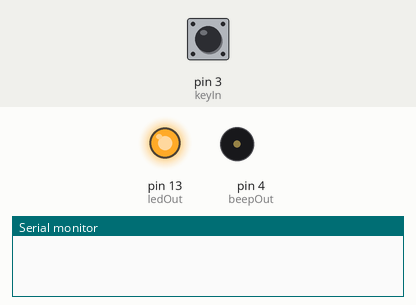
Simulated run of this sketch. Board: Arduino Uno, built with avr-gcc and run on an emulated ATmega328P. On the bench: output pins drawn as LEDs (lit = HIGH), buzzer (waves = sounding, pin HIGH), the last lines printed to the serial monitor. Dashed ring = blinking. The test bench sets the inputs (shaded band); at power-on: pin 3 (keyIn) HIGH.

Above: at 0.1 s.
At 2.2 s:
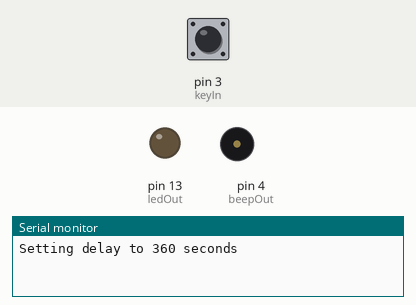
2.3 s: pin 3 (keyIn) pulled LOW for 1 s
At 3.42 s:
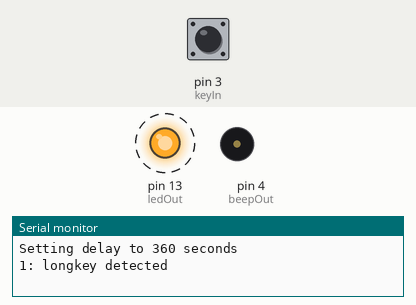
6.9 s: pin 3 (keyIn) pulled LOW for 3.2 s
Timing chart, 0 to 11.9 s (numbered marks = the images above; inputs shaded):
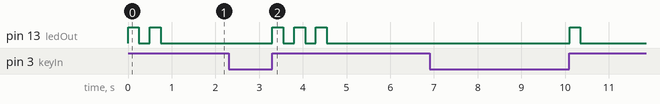

The sketch:

keepawake.ino
```cpp
// Keepawake. A 'deadmans' function sounding an alarm if a button is not pressed in due time.
// Configurations:
//   Digital out for beeper.
//   Digital out for LED
//   Digital in for push button,
//   In delayTable configure valid mode pairs (max duration between button pushes - and the number of flashes to indicate mode)

// Usage: A short press on button resets timer (prevents/stops beeper)
//        A long press on button shifts to next 'duration'. LED flashes indicates mode


// Todo: Maybe LED should be lit to indicate power on

enum tKeyMode {
  KEY_NONE,
  KEY_SHORT,
  KEY_LONG,
};


static const int beepOut=4; // Connect beeper to this digital port
static const int ledOut=13;   // Connect anode LED to this port. Catode to GND
static const int keyIn=3;    // Connect a pushbutton between this port and GND
static const unsigned long blinkPeriod = 10 * 1000; // Time between warn blink

static unsigned long sleepTime;
static unsigned long t_lastKick;
static unsigned long t_lastBlink;
static int modeIdx;

const struct {
  unsigned long delay; // In seconds
  unsigned int flashes;
} delayTable[] = {
  {3*60, 1},
  {6*60, 2},
  {9*60, 3},
  {0,0}
};

void setup() {
  // put your setup code here, to run once:
  Serial.begin(115200);
  while (!Serial) {
    ; // wait for serial port to connect. Needed for native USB port only
  }

  pinMode(ledOut, OUTPUT);
  pinMode(beepOut, OUTPUT);
  pinMode(keyIn, INPUT_PULLUP);
  t_lastKick = millis();
  t_lastBlink = t_lastKick;
  modeIdx=0;
  modeNext();
}


enum tKeyMode detectKeyPress(int dbg) {
  if (digitalRead(keyIn) == HIGH) {
    return KEY_NONE;
  } else {
    unsigned long t_now = millis();
    waitKeyRelease();
    if (millis() - t_now < 500) {
      Serial.print(dbg);
      Serial.println(": shortkey detected");
      return KEY_SHORT;
    } else {
      Serial.print(dbg);
      Serial.println(": longkey detected");
      return KEY_LONG;
    }
  }
}

void waitKeyRelease() {
  while (digitalRead(keyIn) == LOW) {}
}

void handleRun(tKeyMode key)
{
  static bool outHigh = false;
  unsigned long t_now = millis();
  if (key == KEY_SHORT) {
    t_lastKick = t_now;
    digitalWrite(beepOut, LOW);
    outHigh = false;
    Serial.println("kick");
  } else {
    if (outHigh==false) {
      if (t_now > t_lastKick + sleepTime) {
        /* Timeout */
        digitalWrite(beepOut, HIGH);
        outHigh=true;
        Serial.println("wakeup");
      } else {
        if (t_now > t_lastBlink + blinkPeriod) {
          Serial.print("time to go: ");
          Serial.print((sleepTime - (t_now - t_lastKick)) / 1000);
          Serial.println(" seconds");
          do_blink (delayTable[modeIdx].flashes);
          t_lastBlink = t_now;
        }
      }
    }
  }
}

void do_blink(int cnt) {
  for(int i=0; i < cnt; i++) {
    digitalWrite(ledOut,HIGH);
    delay(250);
    digitalWrite(ledOut, LOW);
    delay(250);
  }
}

void modeNext()
{
  modeIdx++;

  if (delayTable[modeIdx].delay == 0) {
    modeIdx=0;
  }
  do_blink(delayTable[modeIdx].flashes);
  sleepTime=delayTable[modeIdx].delay*1000;
//  while (detectKeyPress(0) != KEY_NONE) {}
  Serial.print("Setting delay to ");
  Serial.print(delayTable[modeIdx].delay);
  Serial.println(" seconds");
  t_lastKick=millis();
  t_lastBlink=t_lastKick;
}


void loop() {
  tKeyMode keyp = detectKeyPress(1);
  if (keyp == KEY_LONG) {
    modeNext();
  } else {
    handleRun(keyp);
  }
//  if (keyp != KEY_NONE) {
//    while (detectKeyPress(2) != KEY_NONE) {}
//  }
}
```

Measured:
- after the input at 2.3 s, pin 13 (ledOut): alternates HIGH for 0.25 s and LOW for 0.25 s, 6 changes in all, then stays LOW, starting after 1.0 s
